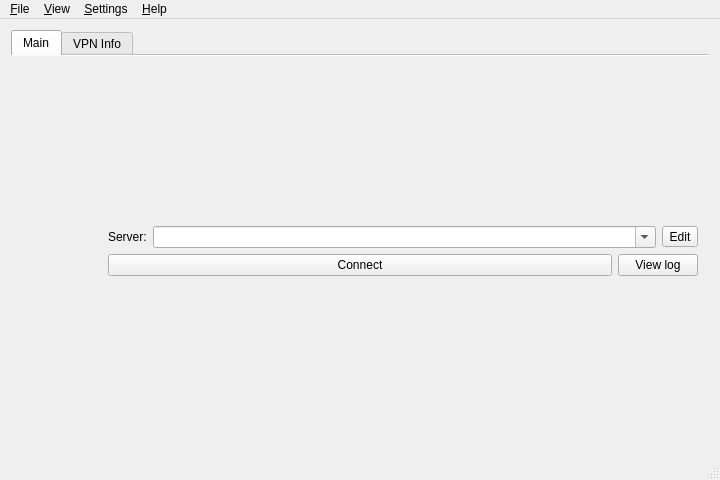
<?xml version="1.0" encoding="UTF-8"?>
<ui version="4.0">
 <class>MainWindow</class>
 <widget class="QMainWindow" name="MainWindow">
  <property name="windowModality">
   <enum>Qt::NonModal</enum>
  </property>
  <property name="geometry">
   <rect>
    <x>0</x>
    <y>0</y>
    <width>720</width>
    <height>480</height>
   </rect>
  </property>
  <property name="sizePolicy">
   <sizepolicy hsizetype="Preferred" vsizetype="Preferred">
    <horstretch>0</horstretch>
    <verstretch>0</verstretch>
   </sizepolicy>
  </property>
  <property name="minimumSize">
   <size>
    <width>600</width>
    <height>400</height>
   </size>
  </property>
  <property name="maximumSize">
   <size>
    <width>16777215</width>
    <height>16777215</height>
   </size>
  </property>
  <property name="windowIcon">
   <iconset resource="../openconnect-gui.qrc">
    <normaloff>:/Resources/mono_lock.png</normaloff>:/Resources/mono_lock.png</iconset>
  </property>
  <property name="autoFillBackground">
   <bool>false</bool>
  </property>
  <widget class="QWidget" name="centralWidget">
   <property name="sizePolicy">
    <sizepolicy hsizetype="MinimumExpanding" vsizetype="MinimumExpanding">
     <horstretch>0</horstretch>
     <verstretch>0</verstretch>
    </sizepolicy>
   </property>
   <layout class="QVBoxLayout" name="horizontalLayout">
    <item>
     <widget class="QTabWidget" name="tabWidget">
      <property name="autoFillBackground">
       <bool>false</bool>
      </property>
      <property name="tabPosition">
       <enum>QTabWidget::North</enum>
      </property>
      <property name="tabShape">
       <enum>QTabWidget::Rounded</enum>
      </property>
      <property name="currentIndex">
       <number>0</number>
      </property>
      <property name="documentMode">
       <bool>true</bool>
      </property>
      <property name="tabsClosable">
       <bool>false</bool>
      </property>
      <property name="movable">
       <bool>false</bool>
      </property>
      <widget class="QWidget" name="tabWidget_main">
       <property name="accessibleName">
        <string/>
       </property>
       <attribute name="title">
        <string>Main</string>
       </attribute>
       <layout class="QGridLayout" name="gridLayout_2">
        <item row="0" column="0">
         <layout class="QHBoxLayout" name="horizontalLayout_4" stretch="1,3">
          <item>
           <layout class="QVBoxLayout" name="verticalLayout_2">
            <property name="spacing">
             <number>0</number>
            </property>
            <item>
             <widget class="QLabel" name="iconLabel">
              <property name="maximumSize">
               <size>
                <width>80</width>
                <height>80</height>
               </size>
              </property>
              <property name="scaledContents">
               <bool>true</bool>
              </property>
             </widget>
            </item>
           </layout>
          </item>
          <item>
           <layout class="QVBoxLayout" name="verticalLayout">
            <item>
             <layout class="QHBoxLayout" name="horizontalLayout_Profiles" stretch="0,4,0">
              <item>
               <widget class="QLabel" name="serverLabel">
                <property name="text">
                 <string>Server:</string>
                </property>
               </widget>
              </item>
              <item>
               <widget class="QComboBox" name="serverList">
                <property name="editable">
                 <bool>true</bool>
                </property>
               </widget>
              </item>
              <item>
               <widget class="QToolButton" name="serverListControl">
                <property name="whatsThis">
                 <string>Edit</string>
                </property>
                <property name="text">
                 <string>Edit</string>
                </property>
                <property name="icon">
                 <iconset resource="../openconnect-gui.qrc">
                  <normaloff>:/images/profiles.png</normaloff>:/images/profiles.png</iconset>
                </property>
                <property name="popupMode">
                 <enum>QToolButton::InstantPopup</enum>
                </property>
               </widget>
              </item>
             </layout>
            </item>
            <item>
             <layout class="QHBoxLayout" name="horizontalLayout_Buttons" stretch="4,0">
              <item>
               <widget class="QPushButton" name="connectionButton">
                <property name="text">
                 <string>Connect</string>
                </property>
                <property name="icon">
                 <iconset resource="../openconnect-gui.qrc">
                  <normaloff>:/images/network-wired.png</normaloff>:/images/network-wired.png</iconset>
                </property>
               </widget>
              </item>
              <item>
               <widget class="QPushButton" name="viewLogButton">
                <property name="text">
                 <string>View log</string>
                </property>
                <property name="icon">
                 <iconset resource="../openconnect-gui.qrc">
                  <normaloff>:/images/edit-find.png</normaloff>:/images/edit-find.png</iconset>
                </property>
               </widget>
              </item>
             </layout>
            </item>
           </layout>
          </item>
         </layout>
        </item>
       </layout>
      </widget>
      <widget class="QWidget" name="tabWidget_vpnInfo">
       <attribute name="title">
        <string>VPN Info</string>
       </attribute>
       <layout class="QVBoxLayout" name="verticalLayout_3">
        <item>
         <layout class="QFormLayout" name="formLayout">
          <property name="fieldGrowthPolicy">
           <enum>QFormLayout::ExpandingFieldsGrow</enum>
          </property>
          <property name="formAlignment">
           <set>Qt::AlignJustify|Qt::AlignTop</set>
          </property>
          <item row="0" column="0">
           <widget class="QLabel" name="ipV4LabelText">
            <property name="text">
             <string>IPv4:</string>
            </property>
           </widget>
          </item>
          <item row="0" column="1">
           <widget class="QLabel" name="ipV4Label">
            <property name="alignment">
             <set>Qt::AlignLeading|Qt::AlignLeft|Qt::AlignVCenter</set>
            </property>
            <property name="textInteractionFlags">
             <set>Qt::LinksAccessibleByMouse|Qt::TextSelectableByMouse</set>
            </property>
           </widget>
          </item>
          <item row="1" column="0">
           <widget class="QLabel" name="ipV6LabelText">
            <property name="text">
             <string>IPv6:</string>
            </property>
           </widget>
          </item>
          <item row="1" column="1">
           <widget class="QLabel" name="ipV6Label">
            <property name="alignment">
             <set>Qt::AlignLeading|Qt::AlignLeft|Qt::AlignVCenter</set>
            </property>
            <property name="textInteractionFlags">
             <set>Qt::LinksAccessibleByMouse|Qt::TextSelectableByMouse</set>
            </property>
           </widget>
          </item>
          <item row="2" column="0">
           <widget class="QLabel" name="dnsLabelText">
            <property name="text">
             <string>DNS:</string>
            </property>
           </widget>
          </item>
          <item row="2" column="1">
           <widget class="QLabel" name="dnsLabel">
            <property name="alignment">
             <set>Qt::AlignLeading|Qt::AlignLeft|Qt::AlignVCenter</set>
            </property>
            <property name="textInteractionFlags">
             <set>Qt::LinksAccessibleByMouse|Qt::TextSelectableByMouse</set>
            </property>
           </widget>
          </item>
          <item row="3" column="0">
           <widget class="QLabel" name="cipherCSTPLabelText">
            <property name="text">
             <string>Cipher:</string>
            </property>
           </widget>
          </item>
          <item row="3" column="1">
           <widget class="QLabel" name="cipherCSTPLabel">
            <property name="alignment">
             <set>Qt::AlignLeading|Qt::AlignLeft|Qt::AlignVCenter</set>
            </property>
           </widget>
          </item>
          <item row="4" column="0">
           <widget class="QLabel" name="cipherDTLSLabelText">
            <property name="text">
             <string>DTLS Cipher:</string>
            </property>
           </widget>
          </item>
          <item row="4" column="1">
           <widget class="QLabel" name="cipherDTLSLabel">
            <property name="alignment">
             <set>Qt::AlignLeading|Qt::AlignLeft|Qt::AlignVCenter</set>
            </property>
           </widget>
          </item>
          <item row="5" column="0">
           <widget class="QLabel" name="downloadLabelText">
            <property name="text">
             <string>Download:</string>
            </property>
           </widget>
          </item>
          <item row="6" column="0">
           <widget class="QLabel" name="uploadLaberText">
            <property name="text">
             <string>Upload:</string>
            </property>
           </widget>
          </item>
          <item row="5" column="1">
           <widget class="QLabel" name="downloadLabel">
            <property name="alignment">
             <set>Qt::AlignLeading|Qt::AlignLeft|Qt::AlignVCenter</set>
            </property>
            <property name="textInteractionFlags">
             <set>Qt::LinksAccessibleByMouse|Qt::TextSelectableByMouse</set>
            </property>
           </widget>
          </item>
          <item row="6" column="1">
           <widget class="QLabel" name="uploadLabel">
            <property name="alignment">
             <set>Qt::AlignLeading|Qt::AlignLeft|Qt::AlignVCenter</set>
            </property>
            <property name="textInteractionFlags">
             <set>Qt::LinksAccessibleByMouse|Qt::TextSelectableByMouse</set>
            </property>
           </widget>
          </item>
         </layout>
        </item>
       </layout>
      </widget>
     </widget>
    </item>
   </layout>
  </widget>
  <widget class="QStatusBar" name="statusBar"/>
  <widget class="QMenuBar" name="menuBar">
   <property name="geometry">
    <rect>
     <x>0</x>
     <y>0</y>
     <width>436</width>
     <height>23</height>
    </rect>
   </property>
   <widget class="QMenu" name="menuFile">
    <property name="title">
     <string>&amp;File</string>
    </property>
    <widget class="QMenu" name="menuProfiles">
     <property name="title">
      <string>&amp;Profiles</string>
     </property>
     <addaction name="actionNewProfile"/>
     <addaction name="actionNewProfileAdvanced"/>
     <addaction name="actionEditSelectedProfile"/>
     <addaction name="actionRemoveSelectedProfile"/>
    </widget>
    <addaction name="menuProfiles"/>
    <addaction name="separator"/>
    <addaction name="actionQuit"/>
   </widget>
   <widget class="QMenu" name="menuHelp">
    <property name="title">
     <string>&amp;Help</string>
    </property>
    <addaction name="actionWebSite"/>
    <addaction name="actionReport_an_issue"/>
    <addaction name="actionLicense"/>
    <addaction name="separator"/>
    <addaction name="actionCheckForUpdates"/>
    <addaction name="separator"/>
    <addaction name="actionAbout"/>
   </widget>
   <widget class="QMenu" name="menuView">
    <property name="title">
     <string>&amp;View</string>
    </property>
    <addaction name="actionLogWindow"/>
   </widget>
   <widget class="QMenu" name="menuSettings">
    <property name="title">
     <string>&amp;Settings</string>
    </property>
    <widget class="QMenu" name="menuLog_Level">
     <property name="title">
      <string>Log Level</string>
     </property>
     <addaction name="actionError"/>
     <addaction name="actionInfo"/>
     <addaction name="actionDebug"/>
     <addaction name="actionTrace"/>
    </widget>
    <addaction name="actionMinimizeToTheNotificationArea"/>
    <addaction name="actionMinimizeTheApplicationInsteadOfClosing"/>
    <addaction name="separator"/>
    <addaction name="actionStartMinimized"/>
    <addaction name="separator"/>
    <addaction name="actionSingleInstanceMode"/>
    <addaction name="menuLog_Level"/>
   </widget>
   <addaction name="menuFile"/>
   <addaction name="menuView"/>
   <addaction name="menuSettings"/>
   <addaction name="menuHelp"/>
  </widget>
  <action name="actionQuit">
   <property name="text">
    <string>&amp;Quit</string>
   </property>
   <property name="shortcut">
    <string>Ctrl+Q</string>
   </property>
  </action>
  <action name="actionCheckForUpdates">
   <property name="text">
    <string>Check for &amp;Updates</string>
   </property>
  </action>
  <action name="actionAbout">
   <property name="text">
    <string>&amp;About</string>
   </property>
   <property name="statusTip">
    <string>Show the application's About info</string>
   </property>
  </action>
  <action name="actionMinimize">
   <property name="text">
    <string>Mi&amp;nimize</string>
   </property>
   <property name="toolTip">
    <string>Minimize</string>
   </property>
  </action>
  <action name="actionRestore">
   <property name="text">
    <string>&amp;Restore</string>
   </property>
   <property name="toolTip">
    <string>Restore</string>
   </property>
  </action>
  <action name="actionNewProfile">
   <property name="icon">
    <iconset resource="../openconnect-gui.qrc">
     <normaloff>:/images/text-new.png</normaloff>:/images/text-new.png</iconset>
   </property>
   <property name="text">
    <string>&amp;New profile</string>
   </property>
   <property name="toolTip">
    <string>New quick connect profile</string>
   </property>
   <property name="shortcut">
    <string>Ctrl+N</string>
   </property>
  </action>
  <action name="actionEditSelectedProfile">
   <property name="icon">
    <iconset resource="../openconnect-gui.qrc">
     <normaloff>:/images/text-editor.png</normaloff>:/images/text-editor.png</iconset>
   </property>
   <property name="text">
    <string>&amp;Edit selected profile</string>
   </property>
   <property name="shortcut">
    <string>Ctrl+E</string>
   </property>
  </action>
  <action name="actionRemoveSelectedProfile">
   <property name="icon">
    <iconset resource="../openconnect-gui.qrc">
     <normaloff>:/images/trashcan.png</normaloff>:/images/trashcan.png</iconset>
   </property>
   <property name="text">
    <string>&amp;Remove selected profile</string>
   </property>
   <property name="shortcut">
    <string>Ctrl+R</string>
   </property>
  </action>
  <action name="actionLogWindow">
   <property name="icon">
    <iconset resource="../openconnect-gui.qrc">
     <normaloff>:/images/edit-find.png</normaloff>:/images/edit-find.png</iconset>
   </property>
   <property name="text">
    <string>&amp;Log window</string>
   </property>
   <property name="toolTip">
    <string>View log window</string>
   </property>
   <property name="shortcut">
    <string>Ctrl+L</string>
   </property>
  </action>
  <action name="actionMinimizeToTheNotificationArea">
   <property name="checkable">
    <bool>true</bool>
   </property>
   <property name="text">
    <string>Minimize to the notification &amp;area</string>
   </property>
  </action>
  <action name="actionMinimizeTheApplicationInsteadOfClosing">
   <property name="checkable">
    <bool>true</bool>
   </property>
   <property name="text">
    <string>Minimize instead of &amp;closing</string>
   </property>
  </action>
  <action name="actionStartMinimized">
   <property name="checkable">
    <bool>true</bool>
   </property>
   <property name="text">
    <string>Start &amp;minimized</string>
   </property>
  </action>
  <action name="actionWebSite">
   <property name="text">
    <string>&amp;Web site</string>
   </property>
   <property name="statusTip">
    <string>Opens the browser and go to OpenConnect VPN site</string>
   </property>
  </action>
  <action name="actionLicense">
   <property name="text">
    <string>&amp;License info</string>
   </property>
   <property name="statusTip">
    <string>Information about license and build</string>
   </property>
  </action>
  <action name="actionSingleInstanceMode">
   <property name="checkable">
    <bool>true</bool>
   </property>
   <property name="enabled">
    <bool>false</bool>
   </property>
   <property name="text">
    <string>&amp;Single instance mode</string>
   </property>
  </action>
  <action name="actionNewProfileAdvanced">
   <property name="icon">
    <iconset resource="../openconnect-gui.qrc">
     <normaloff>:/images/text-new.png</normaloff>:/images/text-new.png</iconset>
   </property>
   <property name="text">
    <string>New profile (&amp;advanced)</string>
   </property>
   <property name="toolTip">
    <string>New profile (advanced setup)</string>
   </property>
   <property name="shortcut">
    <string>Ctrl+Shift+N</string>
   </property>
  </action>
  <action name="actionReport_an_issue">
   <property name="text">
    <string>Report an issue</string>
   </property>
  </action>
  <actiongroup name="LogLevelGroup">
   <action name="actionError">
    <property name="checkable">
     <bool>true</bool>
    </property>
    <property name="text">
     <string>Error</string>
    </property>
   </action>
   <action name="actionInfo">
    <property name="checkable">
     <bool>true</bool>
    </property>
    <property name="text">
     <string>Info</string>
    </property>
   </action>
   <action name="actionDebug">
    <property name="checkable">
     <bool>true</bool>
    </property>
    <property name="text">
     <string>Debug</string>
    </property>
   </action>
   <action name="actionTrace">
    <property name="checkable">
     <bool>true</bool>
    </property>
    <property name="text">
     <string>Trace</string>
    </property>
   </action>
  </actiongroup>
 </widget>
 <layoutdefault spacing="6" margin="11"/>
 <resources>
  <include location="../openconnect-gui.qrc"/>
 </resources>
 <connections>
  <connection>
   <sender>actionMinimize</sender>
   <signal>triggered()</signal>
   <receiver>MainWindow</receiver>
   <slot>showMinimized()</slot>
   <hints>
    <hint type="sourcelabel">
     <x>-1</x>
     <y>-1</y>
    </hint>
    <hint type="destinationlabel">
     <x>217</x>
     <y>117</y>
    </hint>
   </hints>
  </connection>
  <connection>
   <sender>actionRestore</sender>
   <signal>triggered()</signal>
   <receiver>MainWindow</receiver>
   <slot>showNormal()</slot>
   <hints>
    <hint type="sourcelabel">
     <x>-1</x>
     <y>-1</y>
    </hint>
    <hint type="destinationlabel">
     <x>217</x>
     <y>117</y>
    </hint>
   </hints>
  </connection>
  <connection>
   <sender>actionLogWindow</sender>
   <signal>triggered()</signal>
   <receiver>viewLogButton</receiver>
   <slot>click()</slot>
   <hints>
    <hint type="sourcelabel">
     <x>-1</x>
     <y>-1</y>
    </hint>
    <hint type="destinationlabel">
     <x>366</x>
     <y>163</y>
    </hint>
   </hints>
  </connection>
 </connections>
 <slots>
  <slot>on_connectClicked()</slot>
 </slots>
</ui>
